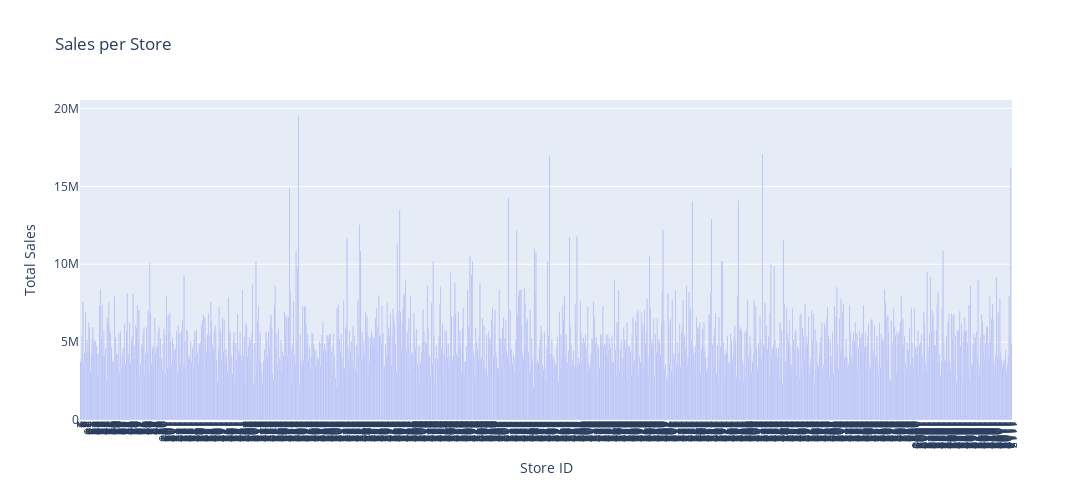

Notebook code for this chart:
### Markdown cell above
To understand the nature of each variable with feature analysis, we can categorize them into numerical and categorical features based on the unique value counts for each feature:
1. Categorical Features: These are features with a relatively small number of unique values, which might represent categories.
2. Numerical Features: These features have a wide range of values and are likely to be continuous or discrete numerical data.

### Code cell
import pandas as pd
import plotly.express as px


sales_per_store = df.groupby('Store')['Sales'].sum().sort_values(ascending=False).reset_index()
fig = px.bar(sales_per_store, x='Store', y='Sales', title='Sales per Store')

fig.update_layout(
    xaxis=dict(
        tickangle=90,
        tickmode='array',
        tickvals=sales_per_store['Store'],
        ticktext=sales_per_store['Store'],
    ),
    yaxis_title='Total Sales',
    xaxis_title='Store ID',
    title='Sales per Store',
    height=500,
    width=10000
)

fig.show()

### Figure 1 — Plotly figure (JSON) as saved in the notebook; plotly's stock layout.template omitted (floating-point values rounded to 4 significant figures; data arrays with more than 128 entries replaced by an {"elided": "..."} marker saying what was removed)
{"data": [{"alignmentgroup": "True", "hovertemplate": "Store=%{x}<br>Sales=%{y}<extra></extra>", "legendgroup": "", "marker": {"color": "#636efa", "pattern": {"shape": ""}}, "name": "", "offsetgroup": "", "orientation": "v", "showlegend": false, "textposition": "auto", "type": "bar", "x": {"elided": "1115 int values"}, "xaxis": "x", "y": {"elided": "1115 int values"}, "yaxis": "y"}], "layout": {"barmode": "relative", "height": 500, "legend": {"tracegroupgap": 0}, "title": {"text": "Sales per Store"}, "width": 10000, "xaxis": {"anchor": "y", "domain": [0, 1], "tickangle": 90, "tickmode": "array", "ticktext": {"elided": "1115 int values"}, "tickvals": {"elided": "1115 int values"}, "title": {"text": "Store ID"}}, "yaxis": {"anchor": "x", "domain": [0, 1], "title": {"text": "Total Sales"}}}}
